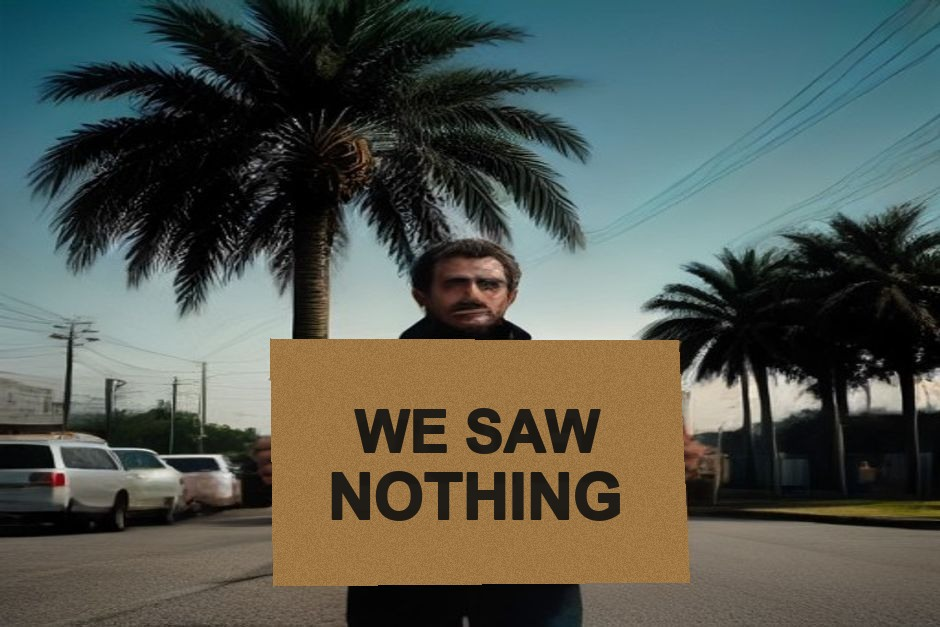
#> input picture images/hero-final.jpg, 940 x 627 px, given in place of hero.jpg, which was not available
$ python make_assets.py
#> lines starting #> are read from the running program, lines starting #| are printed output that depends on the picture; pictures that were not available may be replaced by others from this repository, and a replacement may not be noted
from pathlib import Path
from PIL import Image, ImageDraw, ImageFont
import random

ROOT = Path(__file__).resolve().parents[1]
IMAGES = ROOT / "public" / "images"

FONT_CANDIDATES = [
    "/System/Library/Fonts/Supplemental/Arial Bold.ttf",
    "/System/Library/Fonts/Supplemental/Arial.ttf",
]
font_path = next((p for p in FONT_CANDIDATES if Path(p).exists()), None)


def sign_overlay(source, output, polygon, lines, font_sizes):
#> called with source = 'hero.jpg', output = 'hero-final.jpg'
    image = Image.open(IMAGES / source).convert("RGB")
#> image is the input picture: PIL image 940x627 RGB; mean R, G, B 83.2, 88.3, 80.1
    overlay = Image.new("RGBA", image.size, (0, 0, 0, 0))
#> overlay: PIL image 940x627 RGBA; every value is 0
    draw = ImageDraw.Draw(overlay)
    mask = Image.new("L", image.size, 0)
#> mask: PIL image 940x627 L; every value is 0
    mask_draw = ImageDraw.Draw(mask)
    mask_draw.polygon(polygon, fill=255)

    random.seed(42)
    base = Image.new("RGBA", image.size, (157, 118, 68, 255))
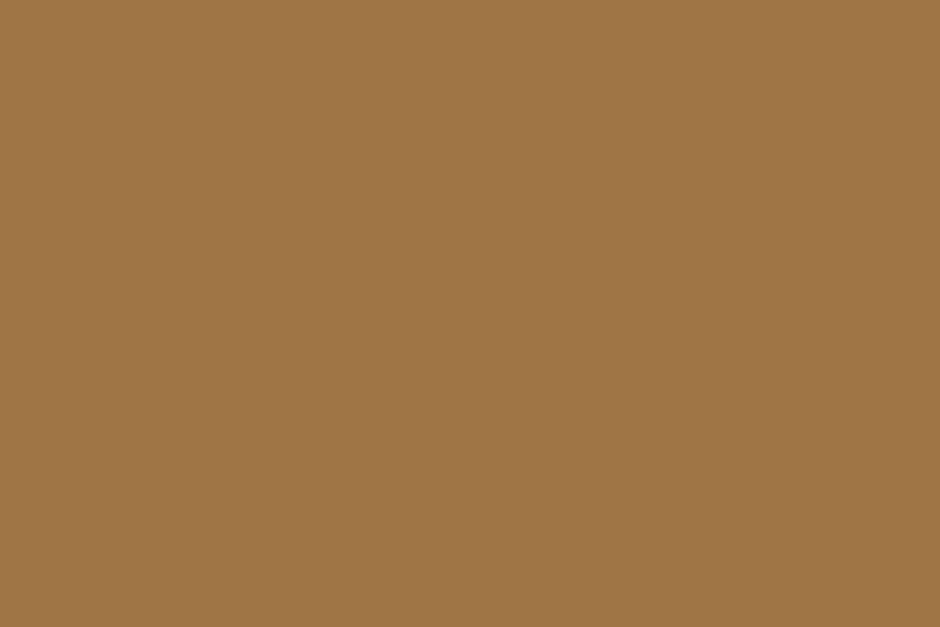
#> base: PIL image 940x627 RGBA; mean R, G, B, A 157, 118, 68, 255
    px = base.load()
    bounds = mask.getbbox()
#> bounds = (270, 338, 690, 587)
    if bounds:
        for y in range(bounds[1], bounds[3]):
            for x in range(bounds[0], bounds[2]):
                if mask.getpixel((x, y)):
                    n = random.randint(-10, 10)
                    px[x, y] = (max(0, 157+n), max(0, 118+n), max(0, 68+n), 255)
    overlay = Image.composite(base, overlay, mask)
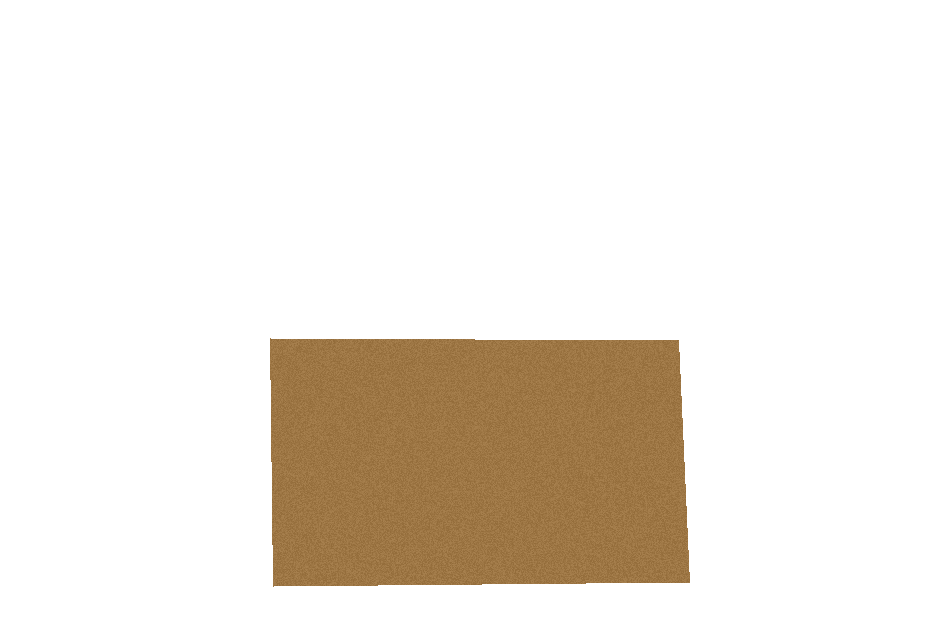
#> overlay: PIL image 940x627 RGBA; mean R, G, B, A 27, 20.3, 11.7, 43.8; transparent parts drawn white
    draw = ImageDraw.Draw(overlay)

    min_x = min(x for x, _ in polygon)
#> min_x = 270
    max_x = max(x for x, _ in polygon)
#> max_x = 689
    min_y = min(y for _, y in polygon)
#> min_y = 338
    max_y = max(y for _, y in polygon)
#> max_y = 586
    center_x = (min_x + max_x) / 2
#> center_x = 479.5
    total_h = sum(font_sizes) + (len(lines) - 1) * 4
    y = (min_y + max_y - total_h) / 2
#> y = 399

    for line, size in zip(lines, font_sizes):
        font = ImageFont.truetype(font_path, size) if font_path else ImageFont.load_default()
        bbox = draw.textbbox((0, 0), line, font=font, stroke_width=1)
        w = bbox[2] - bbox[0]
        jitter = random.randint(-4, 4)
        draw.text((center_x - w / 2 + jitter, y), line, font=font, fill=(27, 23, 18, 245), stroke_width=1, stroke_fill=(27, 23, 18, 245))
        y += size + 4
#> this loop made 2 passes
#> (bbox, w, y) on passes 1 to 2: ((-1, 1, 41, 11), 42, 461), ((-1, 1, 48, 11), 49, 529)
#> after the loop, y = 529

    result = Image.alpha_composite(image.convert("RGBA"), overlay).convert("RGB")
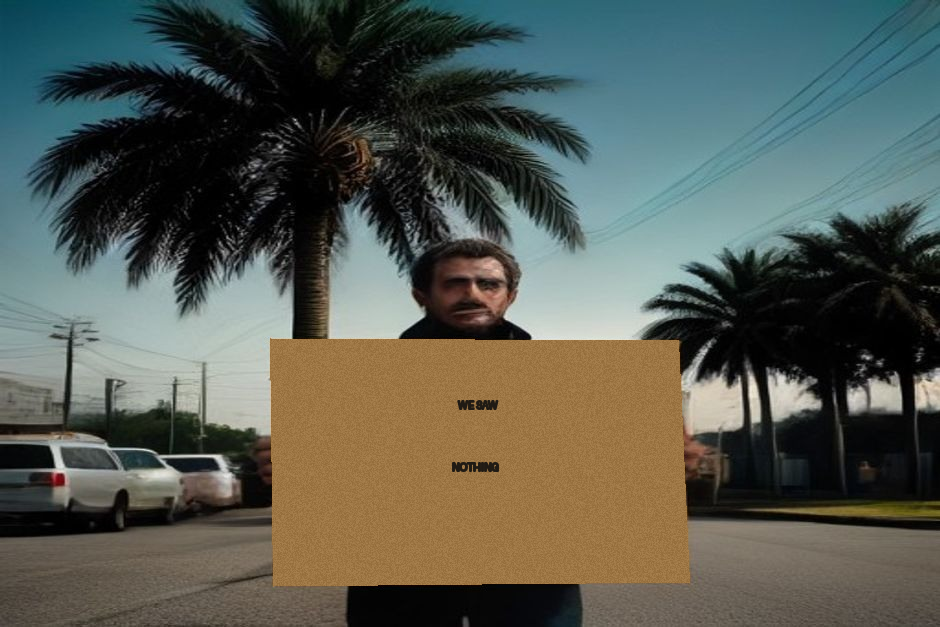
#> result: PIL image 940x627 RGB; mean R, G, B 86, 90.4, 81.3
    result.save(IMAGES / output, quality=91, optimize=True, progressive=True)


sign_overlay(
    "hero.jpg",
    "hero-final.jpg",
    [(270, 338), (678, 340), (689, 582), (273, 586)],
    ["WE SAW", "NOTHING"],
    [58, 64],
)

sign_overlay(
    "scene-c.jpg",
    "scene-c-final.jpg",
    [(281, 93), (557, 55), (595, 264), (311, 282)],
    ["ASK ME", "ABOUT", "PRIVACY"],
    [38, 32, 35],
)
#> call 2 of sign_overlay, with source = 'scene-c.jpg', output = 'scene-c-final.jpg'
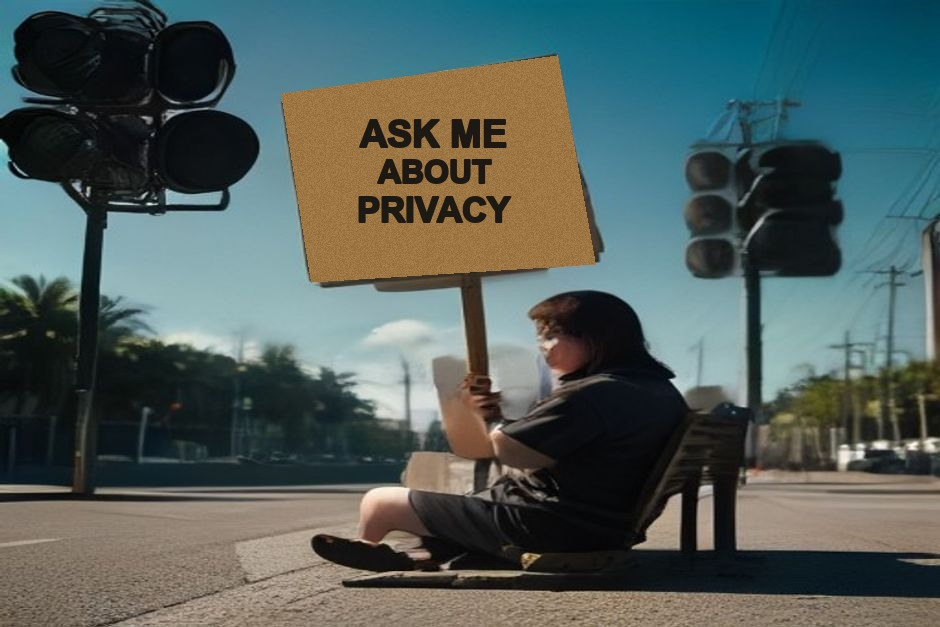
#> input picture images/scene-c-final.jpg, 940 x 627 px, given in place of scene-c.jpg, which was not available
#> in sign_overlay, image is the input picture: PIL image 940x627 RGB; mean R, G, B 81.2, 94.4, 91.2
#> in sign_overlay (call 2), `bounds = mask.getbbox()`: bounds = (281, 55, 596, 283)
#> in sign_overlay (call 2), `overlay = Image.composite(base, overlay, mask)`:
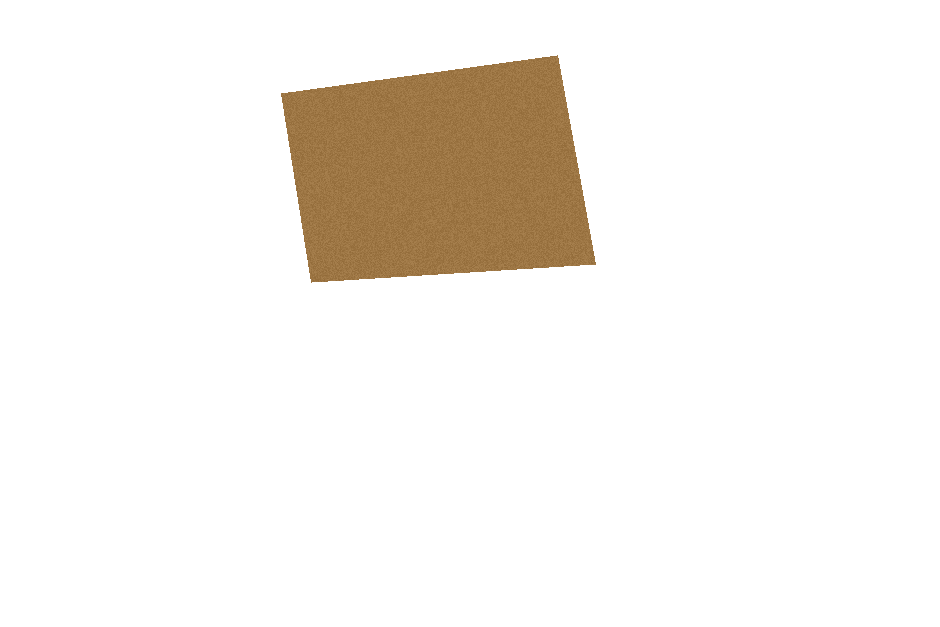
#> overlay: PIL image 940x627 RGBA; mean R, G, B, A 15.2, 11.4, 6.6, 24.6; transparent parts drawn white
#> in sign_overlay (call 2), `min_x = min(x for x, _ in polygon)`: min_x = 281
#> in sign_overlay (call 2), `max_x = max(x for x, _ in polygon)`: max_x = 595
#> in sign_overlay (call 2), `min_y = min(y for _, y in polygon)`: min_y = 55
#> in sign_overlay (call 2), `max_y = max(y for _, y in polygon)`: max_y = 282
#> in sign_overlay (call 2), `center_x = (min_x + max_x) / 2`: center_x = 438
#> in sign_overlay (call 2), `y = (min_y + max_y - total_h) / 2`: y = 112
#> the loop in sign_overlay (call 2), `for line, size in zip(lines, font_sizes):` made 3 passes
#> (bbox, w, y) on passes 1 to 3: ((-1, 1, 36, 11), 37, 154), ((-1, 1, 34, 11), 35, 190), ((-1, 1, 42, 11), 43, 229)
#> after the loop in sign_overlay (call 2), `for line, size in zip(lines, font_sizes):`: y = 229

print("created hero-final.jpg and scene-c-final.jpg")
